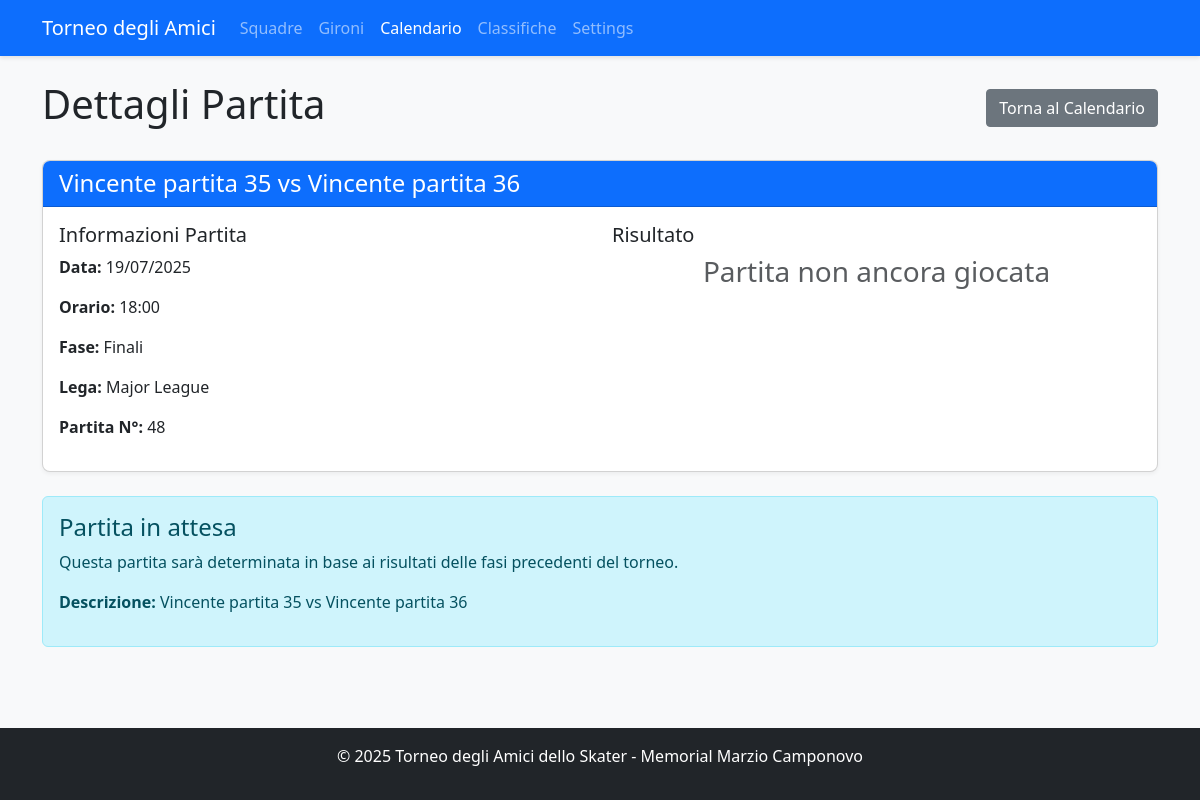
/match/44?return_anchor=match-44, run on an earlier commit of the app's database.
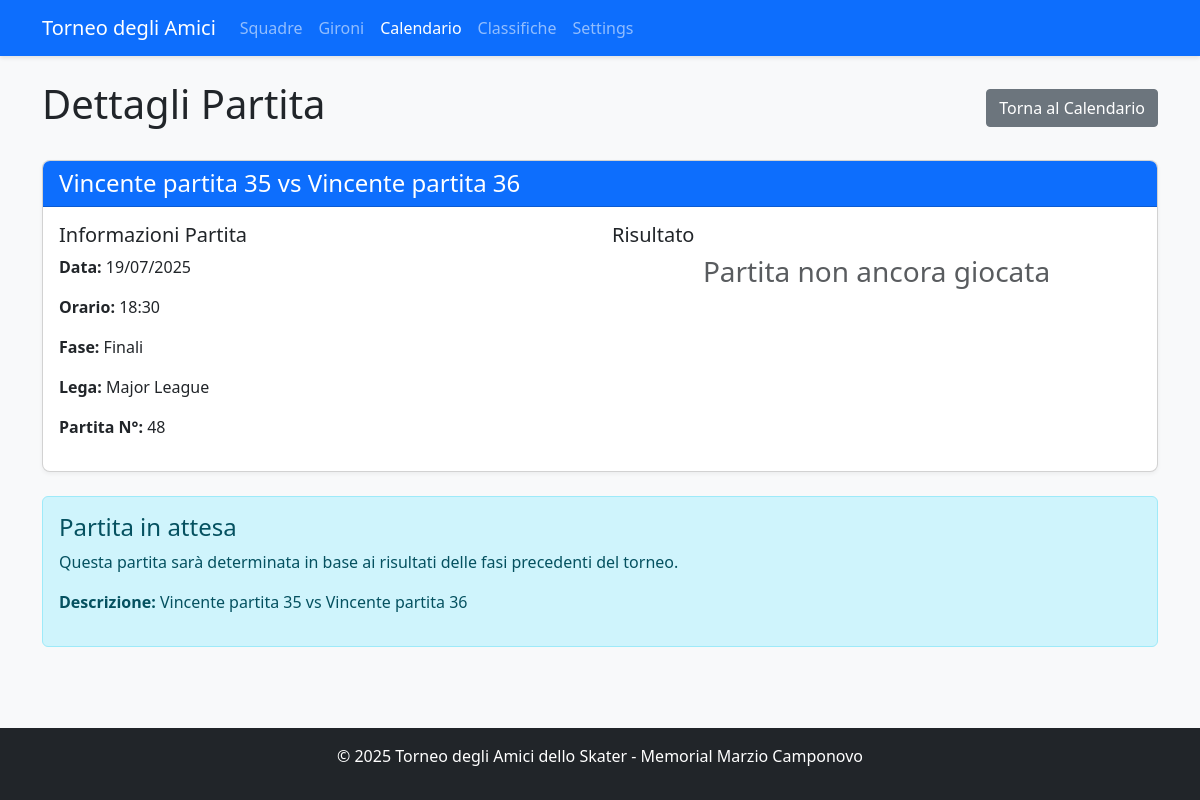
And on a later commit of the database.
### app.py (models this page shows, shortened)
class Match(db.Model):
    id = db.Column(db.Integer, primary_key=True)
    team1_id = db.Column(db.Integer, db.ForeignKey('team.id'), nullable=True)  # NULL per placeholder
    team2_id = db.Column(db.Integer, db.ForeignKey('team.id'), nullable=True)  # NULL per placeholder
    team1 = db.relationship('Team', foreign_keys=[team1_id], overlaps="matches")
    team2 = db.relationship('Team', foreign_keys=[team2_id], overlaps="matches")
    date = db.Column(db.Date, nullable=False)
    time = db.Column(db.Time, nullable=False)
    team1_score = db.Column(db.Integer, default=None)
    team2_score = db.Column(db.Integer, default=None)
    phase = db.Column(db.String(20), nullable=False)
    league = db.Column(db.String(20))
    @property
    def is_completed(self):
        return self.team1_score is not None and self.team2_score is not None
    def get_match_number(self):
        earlier_matches = Match.query.filter(
            (Match.date < self.date) |
            ((Match.date == self.date) & (Match.time < self.time))
        ).count()
        return earlier_matches + 1
    def get_team1_display_name(self):
        if self.phase == 'group' and self.team1:
            return self.team1.name
        if self.team1_id is None and self.phase != 'group':
            description = self.get_playoff_description()
            return description['team1']
        if self.team1:
            return self.team1.name
        return "TBD"
    def get_team2_display_name(self):
        if self.phase == 'group' and self.team2:
            return self.team2.name
        if self.team2_id is None and self.phase != 'group':
            description = self.get_playoff_description()
            return description['team2']
        if self.team2:
            return self.team2.name
        return "TBD"
    def get_playoff_description(self):
        match_number = self.get_match_number()
        if self.phase == 'quarterfinal':
            return self._get_quarterfinal_descriptions(match_number)
        elif self.phase == 'semifinal':
            return self._get_semifinal_descriptions(match_number)
        elif self.phase == 'final':
            return self._get_final_descriptions(match_number)
        return {'team1': "TBD", 'team2': "TBD"}
    def _get_final_descriptions(self, match_number):
        if self.league == 'Major League':
            descriptions = {
                42: {'team1': 'Perdente partita 33', 'team2': 'Perdente partita 34'},    # 7°/8° ML
                44: {'team1': 'Vincente partita 33', 'team2': 'Vincente partita 34'},    # 5°/6° ML
                46: {'team1': 'Perdente partita 35', 'team2': 'Perdente partita 36'},    # 3°/4° ML
                48: {'team1': 'Vincente partita 35', 'team2': 'Vincente partita 36'}     # 1°/2° ML
            }
        return descriptions.get(match_number, {'team1': "TBD", 'team2': "TBD"})

### app.py (the view, shortened to what this page needs)
@app.route('/match/<int:match_id>', methods=['GET', 'POST'])
def match_detail(match_id):
    match = Match.query.get_or_404(match_id)
    return_anchor = request.args.get('return_anchor', '')
    team1_players = match.team1.players if match.team1 else []
    team2_players = match.team2.players if match.team2 else []
    match_stats = {}
    best_player_team1 = None
    best_player_team2 = None
    try:
        for player in team1_players + team2_players:
            stats = PlayerMatchStats.query.filter_by(
                player_id=player.id,
                match_id=match.id
            ).first()
            if stats:
                match_stats[player.id] = {
                    'goals': stats.goals,
                    'assists': stats.assists,
                    'penalties': stats.penalties
                }
                if stats.is_best_player_team1:
                    best_player_team1 = player
                elif stats.is_best_player_team2:
                    best_player_team2 = player
            else:
                match_stats[player.id] = {
                    'goals': 0,
                    'assists': 0,
                    'penalties': 0
                }
    except:
        for player in team1_players + team2_players:
            match_stats[player.id] = {
                'goals': 0,
                'assists': 0,
                'penalties': 0
            }
    return render_template('match_detail.html',
                           match=match,
                           team1_players=team1_players,
                           team2_players=team2_players,
                           match_stats=match_stats,
                           best_player_team1=best_player_team1,
                           best_player_team2=best_player_team2,
                           return_anchor=return_anchor)

### app.py (called while the page is built)
@app.context_processor
def inject_tournament_dates():
    try:
        formatted_dates = format_tournament_dates()
        return {'tournament_dates': formatted_dates}
    except Exception as e:
        current_year = datetime.now().year
        return {
            'tournament_dates': {
                'qualification_day1': {
                    'date': datetime(current_year, 7, 13).date(),
                    'formatted': f'13/07/{current_year}',
                    'day_name_it': 'Sabato'
                },
                'qualification_day2': {
                    'date': datetime(current_year, 7, 14).date(),
                    'formatted': f'14/07/{current_year}',
                    'day_name_it': 'Domenica'
                }
            }
        }

### templates/match_detail.html (shortened to what the changed rows need)
<!DOCTYPE html>
<html lang="it">
<head>
    <link rel="stylesheet" href="https://cdn.jsdelivr.net/npm/bootstrap@5.3.0/dist/css/bootstrap.min.css">
    <link rel="stylesheet" href="{{ url_for('static', filename='style.css') }}">
</head>
<body class="d-flex flex-column min-vh-100">
    <div class="container mt-4">
        <div class="d-flex justify-content-between align-items-center">
            <h1>Dettagli Partita</h1>
        </div>
        <div class="row mt-4">
            <div class="col-12">
                <div class="card">
                    <div class="card-header bg-primary text-white">
                        <h4 class="mb-0">
                            {{ match.get_team1_display_name() }} vs {{ match.get_team2_display_name() }}
                        </h4>
                    </div>
                    <div class="card-body">
                        <div class="row">
                            <div class="col-md-6">
                                <h5>Informazioni Partita</h5>
                                <p><strong>Data:</strong> {{ match.date.strftime('%d/%m/%Y') }}</p>
                                <p><strong>Orario:</strong> {{ match.time.strftime('%H:%M') }}</p>
                                <p><strong>Fase:</strong>
                                    {% if match.phase == 'group' %}
                                        Qualificazioni
                                    {% elif match.phase == 'quarterfinal' %}
                                        Quarti di Finale
                                    {% elif match.phase == 'semifinal' %}
                                        Semifinali
                                    {% elif match.phase == 'final' %}
                                        Finali
                                    {% endif %}
                                </p>
                                {% if match.league %}
                                    <p><strong>Lega:</strong> {{ match.league }}</p>
                                {% endif %}
                                <p><strong>Partita N°:</strong> {{ match.get_match_number() }}</p>
                            </div>
                        </div>
                    </div>
                </div>
            </div>
        </div>
        {% if not match.team1 or not match.team2 %}
            <div class="alert alert-info mt-4">
                <h4> Partita in attesa</h4>
                <p>Questa partita sarà determinata in base ai risultati delle fasi precedenti del torneo.</p>
                <p><strong>Descrizione:</strong> {{ match.get_team1_display_name() }} vs {{ match.get_team2_display_name() }}</p>
            </div>
        {% endif %}
    </div>
</body>
</html>

What changed in the data, as far as the page shows it:
changed Match "Vincente partita 35": time "18:00" → "18:30"
